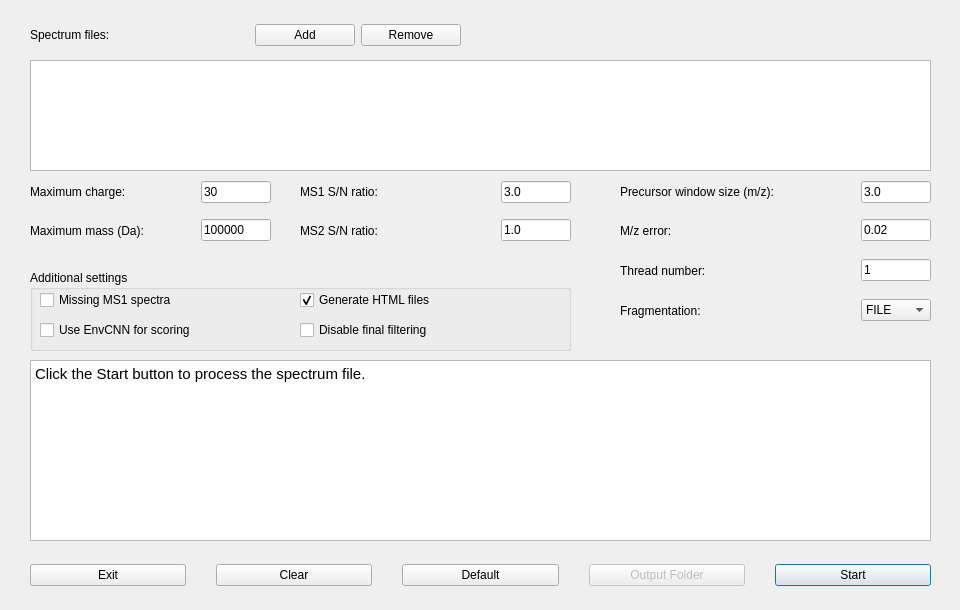
<?xml version="1.0" encoding="UTF-8"?>
<ui version="4.0">
 <class>TopFDDialog</class>
 <widget class="QMainWindow" name="TopFDDialog">
  <property name="geometry">
   <rect>
    <x>0</x>
    <y>0</y>
    <width>960</width>
    <height>610</height>
   </rect>
  </property>
  <property name="sizePolicy">
   <sizepolicy hsizetype="Preferred" vsizetype="Preferred">
    <horstretch>100</horstretch>
    <verstretch>100</verstretch>
   </sizepolicy>
  </property>
  <property name="minimumSize">
   <size>
    <width>960</width>
    <height>610</height>
   </size>
  </property>
  <property name="maximumSize">
   <size>
    <width>960</width>
    <height>610</height>
   </size>
  </property>
  <property name="windowTitle">
   <string>TopFD</string>
  </property>
  <property name="windowIcon">
   <iconset>
    <normaloff>:/icon/toppic.ico</normaloff>:/icon/toppic.ico</iconset>
  </property>
  <widget class="QWidget" name="centralWidget">
   <widget class="QWidget" name="horizontalLayoutWidget">
    <property name="geometry">
     <rect>
      <x>30</x>
      <y>10</y>
      <width>431</width>
      <height>50</height>
     </rect>
    </property>
    <layout class="QHBoxLayout" name="horizontalLayout">
     <item>
      <widget class="QLabel" name="label">
       <property name="text">
        <string>Spectrum files: </string>
       </property>
      </widget>
     </item>
     <item>
      <widget class="QPushButton" name="addButton">
       <property name="minimumSize">
        <size>
         <width>100</width>
         <height>0</height>
        </size>
       </property>
       <property name="maximumSize">
        <size>
         <width>100</width>
         <height>16777215</height>
        </size>
       </property>
       <property name="text">
        <string>Add</string>
       </property>
      </widget>
     </item>
     <item>
      <widget class="QPushButton" name="delButton">
       <property name="minimumSize">
        <size>
         <width>100</width>
         <height>0</height>
        </size>
       </property>
       <property name="maximumSize">
        <size>
         <width>100</width>
         <height>16777215</height>
        </size>
       </property>
       <property name="text">
        <string>Remove</string>
       </property>
      </widget>
     </item>
    </layout>
   </widget>
   <widget class="QWidget" name="horizontalLayoutWidget_13">
    <property name="geometry">
     <rect>
      <x>620</x>
      <y>290</y>
      <width>311</width>
      <height>41</height>
     </rect>
    </property>
    <layout class="QHBoxLayout" name="horizontalLayout_13">
     <property name="spacing">
      <number>7</number>
     </property>
     <property name="sizeConstraint">
      <enum>QLayout::SetNoConstraint</enum>
     </property>
     <item>
      <widget class="QLabel" name="label_10">
       <property name="text">
        <string>Fragmentation:</string>
       </property>
      </widget>
     </item>
     <item>
      <widget class="QComboBox" name="activationComboBox">
       <property name="enabled">
        <bool>true</bool>
       </property>
       <property name="minimumSize">
        <size>
         <width>0</width>
         <height>0</height>
        </size>
       </property>
       <property name="maximumSize">
        <size>
         <width>70</width>
         <height>16777215</height>
        </size>
       </property>
       <property name="iconSize">
        <size>
         <width>20</width>
         <height>20</height>
        </size>
       </property>
       <property name="frame">
        <bool>true</bool>
       </property>
       <item>
        <property name="text">
         <string>FILE</string>
        </property>
       </item>
       <item>
        <property name="text">
         <string>CID</string>
        </property>
       </item>
       <item>
        <property name="text">
         <string>HCD</string>
        </property>
       </item>
       <item>
        <property name="text">
         <string>ETD</string>
        </property>
       </item>
       <item>
        <property name="text">
         <string>UVPD</string>
        </property>
       </item>
      </widget>
     </item>
    </layout>
   </widget>
   <widget class="QWidget" name="horizontalLayoutWidget_2">
    <property name="geometry">
     <rect>
      <x>30</x>
      <y>170</y>
      <width>241</width>
      <height>44</height>
     </rect>
    </property>
    <layout class="QHBoxLayout">
     <property name="sizeConstraint">
      <enum>QLayout::SetDefaultConstraint</enum>
     </property>
     <property name="rightMargin">
      <number>0</number>
     </property>
     <item>
      <widget class="QLabel" name="label_2">
       <property name="minimumSize">
        <size>
         <width>0</width>
         <height>0</height>
        </size>
       </property>
       <property name="layoutDirection">
        <enum>Qt::LeftToRight</enum>
       </property>
       <property name="text">
        <string>Maximum charge: </string>
       </property>
      </widget>
     </item>
     <item alignment="Qt::AlignRight">
      <widget class="QLineEdit" name="maxChargeEdit">
       <property name="enabled">
        <bool>true</bool>
       </property>
       <property name="minimumSize">
        <size>
         <width>70</width>
         <height>0</height>
        </size>
       </property>
       <property name="maximumSize">
        <size>
         <width>70</width>
         <height>16777215</height>
        </size>
       </property>
       <property name="text">
        <string>30</string>
       </property>
      </widget>
     </item>
    </layout>
   </widget>
   <widget class="QWidget" name="horizontalLayoutWidget_3">
    <property name="geometry">
     <rect>
      <x>30</x>
      <y>210</y>
      <width>241</width>
      <height>41</height>
     </rect>
    </property>
    <layout class="QHBoxLayout" name="horizontalLayout_3">
     <item>
      <widget class="QLabel" name="label_3">
       <property name="sizePolicy">
        <sizepolicy hsizetype="Preferred" vsizetype="Preferred">
         <horstretch>0</horstretch>
         <verstretch>0</verstretch>
        </sizepolicy>
       </property>
       <property name="minimumSize">
        <size>
         <width>0</width>
         <height>0</height>
        </size>
       </property>
       <property name="text">
        <string>Maximum mass (Da): </string>
       </property>
      </widget>
     </item>
     <item alignment="Qt::AlignRight">
      <widget class="QLineEdit" name="maxMassEdit">
       <property name="minimumSize">
        <size>
         <width>70</width>
         <height>0</height>
        </size>
       </property>
       <property name="maximumSize">
        <size>
         <width>70</width>
         <height>16777215</height>
        </size>
       </property>
       <property name="text">
        <string>100000</string>
       </property>
      </widget>
     </item>
    </layout>
   </widget>
   <widget class="QWidget" name="horizontalLayoutWidget_4">
    <property name="geometry">
     <rect>
      <x>620</x>
      <y>210</y>
      <width>311</width>
      <height>41</height>
     </rect>
    </property>
    <layout class="QHBoxLayout" name="horizontalLayout_4">
     <item>
      <widget class="QLabel" name="label_4">
       <property name="minimumSize">
        <size>
         <width>0</width>
         <height>0</height>
        </size>
       </property>
       <property name="text">
        <string>M/z error: </string>
       </property>
      </widget>
     </item>
     <item>
      <widget class="QLineEdit" name="mzErrorEdit">
       <property name="minimumSize">
        <size>
         <width>40</width>
         <height>0</height>
        </size>
       </property>
       <property name="maximumSize">
        <size>
         <width>70</width>
         <height>16777215</height>
        </size>
       </property>
       <property name="text">
        <string>0.02</string>
       </property>
      </widget>
     </item>
    </layout>
   </widget>
   <widget class="QWidget" name="horizontalLayoutWidget_5">
    <property name="geometry">
     <rect>
      <x>300</x>
      <y>170</y>
      <width>271</width>
      <height>44</height>
     </rect>
    </property>
    <layout class="QHBoxLayout" name="horizontalLayout_5">
     <item>
      <widget class="QLabel" name="label_5">
       <property name="minimumSize">
        <size>
         <width>110</width>
         <height>0</height>
        </size>
       </property>
       <property name="text">
        <string>MS1 S/N ratio: </string>
       </property>
      </widget>
     </item>
     <item alignment="Qt::AlignRight">
      <widget class="QLineEdit" name="ms1snRatioEdit">
       <property name="minimumSize">
        <size>
         <width>0</width>
         <height>0</height>
        </size>
       </property>
       <property name="maximumSize">
        <size>
         <width>70</width>
         <height>16777215</height>
        </size>
       </property>
       <property name="text">
        <string>3.0</string>
       </property>
      </widget>
     </item>
    </layout>
   </widget>
   <widget class="QWidget" name="horizontalLayoutWidget_7">
    <property name="geometry">
     <rect>
      <x>30</x>
      <y>550</y>
      <width>901</width>
      <height>50</height>
     </rect>
    </property>
    <layout class="QHBoxLayout" name="horizontalLayout_7">
     <property name="spacing">
      <number>30</number>
     </property>
     <item>
      <widget class="QPushButton" name="exitButton">
       <property name="text">
        <string>Exit</string>
       </property>
      </widget>
     </item>
     <item>
      <widget class="QPushButton" name="clearButton">
       <property name="text">
        <string>Clear</string>
       </property>
      </widget>
     </item>
     <item>
      <widget class="QPushButton" name="defaultButton">
       <property name="text">
        <string>Default</string>
       </property>
      </widget>
     </item>
     <item>
      <widget class="QPushButton" name="outputButton">
       <property name="enabled">
        <bool>false</bool>
       </property>
       <property name="text">
        <string>Output Folder</string>
       </property>
      </widget>
     </item>
     <item>
      <widget class="QPushButton" name="startButton">
       <property name="enabled">
        <bool>true</bool>
       </property>
       <property name="acceptDrops">
        <bool>false</bool>
       </property>
       <property name="text">
        <string>Start</string>
       </property>
       <property name="checkable">
        <bool>false</bool>
       </property>
       <property name="autoDefault">
        <bool>true</bool>
       </property>
       <property name="default">
        <bool>true</bool>
       </property>
       <property name="flat">
        <bool>false</bool>
       </property>
      </widget>
     </item>
    </layout>
   </widget>
   <widget class="QWidget" name="horizontalLayoutWidget_8">
    <property name="geometry">
     <rect>
      <x>620</x>
      <y>170</y>
      <width>311</width>
      <height>44</height>
     </rect>
    </property>
    <layout class="QHBoxLayout" name="horizontalLayout_2" stretch="0,0">
     <item>
      <widget class="QLabel" name="label_6">
       <property name="minimumSize">
        <size>
         <width>120</width>
         <height>0</height>
        </size>
       </property>
       <property name="text">
        <string>Precursor window size (m/z): </string>
       </property>
      </widget>
     </item>
     <item alignment="Qt::AlignRight">
      <widget class="QLineEdit" name="windowSizeEdit">
       <property name="minimumSize">
        <size>
         <width>0</width>
         <height>0</height>
        </size>
       </property>
       <property name="maximumSize">
        <size>
         <width>70</width>
         <height>16777215</height>
        </size>
       </property>
       <property name="text">
        <string>3.0</string>
       </property>
      </widget>
     </item>
    </layout>
   </widget>
   <widget class="QTextBrowser" name="outputTextBrowser">
    <property name="geometry">
     <rect>
      <x>30</x>
      <y>360</y>
      <width>901</width>
      <height>181</height>
     </rect>
    </property>
    <property name="html">
     <string>&lt;!DOCTYPE HTML PUBLIC &quot;-//W3C//DTD HTML 4.0//EN&quot; &quot;http://www.w3.org/TR/REC-html40/strict.dtd&quot;&gt;
&lt;html&gt;&lt;head&gt;&lt;meta name=&quot;qrichtext&quot; content=&quot;1&quot; /&gt;&lt;style type=&quot;text/css&quot;&gt;
p, li { white-space: pre-wrap; }
&lt;/style&gt;&lt;/head&gt;&lt;body style=&quot; font-family:'MS Shell Dlg 2'; font-size:7.8pt; font-weight:400; font-style:normal;&quot;&gt;
&lt;p style=&quot; margin-top:0px; margin-bottom:0px; margin-left:0px; margin-right:0px; -qt-block-indent:0; text-indent:0px;&quot;&gt;&lt;span style=&quot; font-family:'Cantarell'; font-size:11pt;&quot;&gt;Click the Start button to process the spectrum file.&lt;/span&gt;&lt;/p&gt;&lt;/body&gt;&lt;/html&gt;</string>
    </property>
   </widget>
   <widget class="QWidget" name="horizontalLayoutWidget_9">
    <property name="geometry">
     <rect>
      <x>300</x>
      <y>210</y>
      <width>271</width>
      <height>41</height>
     </rect>
    </property>
    <layout class="QHBoxLayout" name="horizontalLayout_8">
     <item>
      <widget class="QLabel" name="label_7">
       <property name="text">
        <string>MS2 S/N ratio:</string>
       </property>
      </widget>
     </item>
     <item>
      <widget class="QLineEdit" name="ms2snRatioEdit">
       <property name="maximumSize">
        <size>
         <width>70</width>
         <height>16777215</height>
        </size>
       </property>
       <property name="text">
        <string>1.0</string>
       </property>
      </widget>
     </item>
    </layout>
   </widget>
   <widget class="QListWidget" name="listWidget">
    <property name="geometry">
     <rect>
      <x>30</x>
      <y>60</y>
      <width>901</width>
      <height>111</height>
     </rect>
    </property>
   </widget>
   <widget class="QWidget" name="horizontalLayoutWidget_10">
    <property name="geometry">
     <rect>
      <x>620</x>
      <y>250</y>
      <width>311</width>
      <height>41</height>
     </rect>
    </property>
    <layout class="QHBoxLayout" name="horizontalLayout_9">
     <item>
      <widget class="QLabel" name="label_8">
       <property name="minimumSize">
        <size>
         <width>110</width>
         <height>0</height>
        </size>
       </property>
       <property name="text">
        <string>Thread number:</string>
       </property>
      </widget>
     </item>
     <item>
      <widget class="QLineEdit" name="threadNumberEdit">
       <property name="minimumSize">
        <size>
         <width>0</width>
         <height>0</height>
        </size>
       </property>
       <property name="maximumSize">
        <size>
         <width>70</width>
         <height>16777215</height>
        </size>
       </property>
       <property name="text">
        <string>1</string>
       </property>
      </widget>
     </item>
    </layout>
   </widget>
   <widget class="QGroupBox" name="groupBox">
    <property name="geometry">
     <rect>
      <x>30</x>
      <y>270</y>
      <width>541</width>
      <height>81</height>
     </rect>
    </property>
    <property name="title">
     <string>Additional settings</string>
    </property>
    <widget class="QWidget" name="horizontalLayoutWidget_11">
     <property name="geometry">
      <rect>
       <x>270</x>
       <y>20</y>
       <width>201</width>
       <height>21</height>
      </rect>
     </property>
     <layout class="QHBoxLayout" name="horizontalLayout_10">
      <item>
       <widget class="QCheckBox" name="geneHTMLCheckBox">
        <property name="acceptDrops">
         <bool>false</bool>
        </property>
        <property name="text">
         <string>Generate HTML files</string>
        </property>
        <property name="checkable">
         <bool>true</bool>
        </property>
        <property name="checked">
         <bool>true</bool>
        </property>
       </widget>
      </item>
     </layout>
    </widget>
    <widget class="QWidget" name="horizontalLayoutWidget_12">
     <property name="geometry">
      <rect>
       <x>270</x>
       <y>50</y>
       <width>201</width>
       <height>21</height>
      </rect>
     </property>
     <layout class="QHBoxLayout" name="horizontalLayout_11">
      <item>
       <widget class="QCheckBox" name="finalFilteringCheckBox">
        <property name="acceptDrops">
         <bool>false</bool>
        </property>
        <property name="text">
         <string>Disable final filtering</string>
        </property>
        <property name="checkable">
         <bool>true</bool>
        </property>
        <property name="checked">
         <bool>false</bool>
        </property>
       </widget>
      </item>
     </layout>
    </widget>
    <widget class="QWidget" name="horizontalLayoutWidget_14">
     <property name="geometry">
      <rect>
       <x>10</x>
       <y>20</y>
       <width>201</width>
       <height>21</height>
      </rect>
     </property>
     <layout class="QHBoxLayout" name="horizontalLayout_12">
      <item>
       <widget class="QCheckBox" name="missLevelOneCheckBox">
        <property name="acceptDrops">
         <bool>false</bool>
        </property>
        <property name="text">
         <string>Missing MS1 spectra</string>
        </property>
        <property name="checkable">
         <bool>true</bool>
        </property>
        <property name="checked">
         <bool>false</bool>
        </property>
       </widget>
      </item>
     </layout>
    </widget>
    <widget class="QWidget" name="horizontalLayoutWidget_15">
     <property name="geometry">
      <rect>
       <x>10</x>
       <y>50</y>
       <width>201</width>
       <height>21</height>
      </rect>
     </property>
     <layout class="QHBoxLayout" name="horizontalLayout_14">
      <item>
       <widget class="QCheckBox" name="envCNNCheckBox">
        <property name="minimumSize">
         <size>
          <width>150</width>
          <height>0</height>
         </size>
        </property>
        <property name="acceptDrops">
         <bool>false</bool>
        </property>
        <property name="text">
         <string>Use EnvCNN for scoring</string>
        </property>
        <property name="checkable">
         <bool>true</bool>
        </property>
        <property name="checked">
         <bool>false</bool>
        </property>
       </widget>
      </item>
     </layout>
    </widget>
   </widget>
   <zorder>listWidget</zorder>
   <zorder>horizontalLayoutWidget</zorder>
   <zorder>horizontalLayoutWidget_13</zorder>
   <zorder>horizontalLayoutWidget_2</zorder>
   <zorder>horizontalLayoutWidget_3</zorder>
   <zorder>horizontalLayoutWidget_4</zorder>
   <zorder>horizontalLayoutWidget_5</zorder>
   <zorder>horizontalLayoutWidget_7</zorder>
   <zorder>horizontalLayoutWidget_8</zorder>
   <zorder>outputTextBrowser</zorder>
   <zorder>horizontalLayoutWidget_9</zorder>
   <zorder>horizontalLayoutWidget_10</zorder>
   <zorder>groupBox</zorder>
  </widget>
 </widget>
 <resources/>
 <connections/>
</ui>
